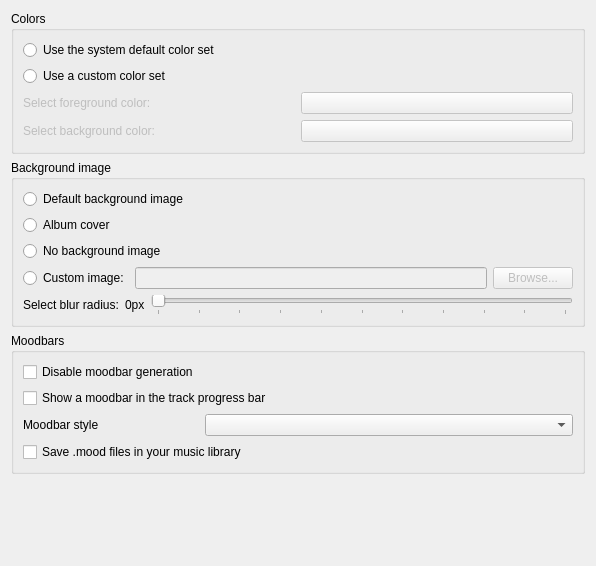
<?xml version="1.0" encoding="UTF-8"?>
<ui version="4.0">
 <class>AppearanceSettingsPage</class>
 <widget class="QWidget" name="AppearanceSettingsPage">
  <property name="geometry">
   <rect>
    <x>0</x>
    <y>0</y>
    <width>596</width>
    <height>566</height>
   </rect>
  </property>
  <property name="windowTitle">
   <string>Appearance</string>
  </property>
  <layout class="QVBoxLayout" name="verticalLayout">
   <item>
    <widget class="QGroupBox" name="groupBox">
     <property name="title">
      <string>Colors</string>
     </property>
     <layout class="QVBoxLayout" name="verticalLayout_3">
      <item>
       <widget class="QRadioButton" name="use_system_color_set">
        <property name="text">
         <string>Use the system default color set</string>
        </property>
       </widget>
      </item>
      <item>
       <widget class="QRadioButton" name="use_a_custom_color_set">
        <property name="text">
         <string>Use a custom color set</string>
        </property>
       </widget>
      </item>
      <item>
       <layout class="QHBoxLayout" name="horizontalLayout">
        <item>
         <widget class="QLabel" name="select_foreground_color_label">
          <property name="enabled">
           <bool>false</bool>
          </property>
          <property name="text">
           <string>Select foreground color:</string>
          </property>
         </widget>
        </item>
        <item>
         <widget class="QPushButton" name="select_foreground_color">
          <property name="enabled">
           <bool>false</bool>
          </property>
          <property name="text">
           <string/>
          </property>
         </widget>
        </item>
       </layout>
      </item>
      <item>
       <layout class="QHBoxLayout" name="horizontalLayout_2">
        <item>
         <widget class="QLabel" name="select_background_color_label">
          <property name="enabled">
           <bool>false</bool>
          </property>
          <property name="text">
           <string>Select background color:</string>
          </property>
         </widget>
        </item>
        <item>
         <widget class="QPushButton" name="select_background_color">
          <property name="enabled">
           <bool>false</bool>
          </property>
          <property name="text">
           <string/>
          </property>
         </widget>
        </item>
       </layout>
      </item>
     </layout>
    </widget>
   </item>
   <item>
    <widget class="QGroupBox" name="groupBox_2">
     <property name="title">
      <string>Background image</string>
     </property>
     <layout class="QVBoxLayout" name="verticalLayout_4">
      <item>
       <layout class="QHBoxLayout" name="horizontalLayout_5">
        <item>
         <widget class="QRadioButton" name="use_default_background">
          <property name="text">
           <string>Default background image</string>
          </property>
         </widget>
        </item>
       </layout>
      </item>
      <item>
       <layout class="QHBoxLayout" name="horizontalLayout_4">
        <item>
         <widget class="QRadioButton" name="use_album_cover_background">
          <property name="toolTip">
           <string>The album cover of the currently playing song</string>
          </property>
          <property name="text">
           <string>Album cover</string>
          </property>
         </widget>
        </item>
       </layout>
      </item>
      <item>
       <layout class="QHBoxLayout" name="horizontalLayout_7">
        <item>
         <widget class="QRadioButton" name="use_no_background">
          <property name="text">
           <string>No background image</string>
          </property>
         </widget>
        </item>
       </layout>
      </item>
      <item>
       <layout class="QHBoxLayout" name="horizontalLayout_3">
        <item>
         <widget class="QRadioButton" name="use_custom_background_image">
          <property name="text">
           <string>Custom image:</string>
          </property>
         </widget>
        </item>
        <item>
         <widget class="QLineEdit" name="background_image_filename">
          <property name="enabled">
           <bool>false</bool>
          </property>
         </widget>
        </item>
        <item>
         <widget class="QPushButton" name="select_background_image_filename_button">
          <property name="enabled">
           <bool>false</bool>
          </property>
          <property name="text">
           <string>Browse...</string>
          </property>
         </widget>
        </item>
       </layout>
      </item>
      <item>
       <layout class="QHBoxLayout" name="horizontalLayout_6">
        <item>
         <widget class="QLabel" name="select_background_blur_label">
          <property name="enabled">
           <bool>true</bool>
          </property>
          <property name="text">
           <string>Select blur radius:</string>
          </property>
         </widget>
        </item>
        <item>
         <widget class="QLabel" name="background_blur_radius_label">
          <property name="enabled">
           <bool>true</bool>
          </property>
          <property name="text">
           <string>0px</string>
          </property>
         </widget>
        </item>
        <item>
         <widget class="QSlider" name="blur_slider">
          <property name="minimum">
           <number>0</number>
          </property>
          <property name="maximum">
           <number>10</number>
          </property>
          <property name="value">
           <number>0</number>
          </property>
          <property name="orientation">
           <enum>Qt::Horizontal</enum>
          </property>
          <property name="tickPosition">
           <enum>QSlider::TicksBelow</enum>
          </property>
          <property name="tickInterval">
           <number>1</number>
          </property>
         </widget>
        </item>
       </layout>
      </item>
     </layout>
    </widget>
   </item>
   <item>
    <widget class="QGroupBox" name="moodbar_group">
     <property name="title">
      <string>Moodbars</string>
     </property>
     <layout class="QFormLayout" name="formLayout">
      <item row="1" column="0" colspan="2">
       <widget class="QCheckBox" name="moodbar_show">
        <property name="text">
         <string>Show a moodbar in the track progress bar</string>
        </property>
       </widget>
      </item>
      <item row="2" column="0">
       <widget class="QLabel" name="label">
        <property name="text">
         <string>Moodbar style</string>
        </property>
       </widget>
      </item>
      <item row="2" column="1">
       <widget class="QComboBox" name="moodbar_style"/>
      </item>
      <item row="3" column="0" colspan="2">
       <widget class="QCheckBox" name="moodbar_save">
        <property name="text">
         <string>Save .mood files in your music library</string>
        </property>
       </widget>
      </item>
      <item row="0" column="0">
       <widget class="QCheckBox" name="moodbar_calculate">
        <property name="text">
         <string>Disable moodbar generation</string>
        </property>
       </widget>
      </item>
     </layout>
    </widget>
   </item>
   <item>
    <spacer name="verticalSpacer">
     <property name="orientation">
      <enum>Qt::Vertical</enum>
     </property>
     <property name="sizeHint" stdset="0">
      <size>
       <width>20</width>
       <height>40</height>
      </size>
     </property>
    </spacer>
   </item>
  </layout>
 </widget>
 <resources/>
 <connections>
  <connection>
   <sender>use_a_custom_color_set</sender>
   <signal>toggled(bool)</signal>
   <receiver>select_background_color</receiver>
   <slot>setEnabled(bool)</slot>
   <hints>
    <hint type="sourcelabel">
     <x>301</x>
     <y>72</y>
    </hint>
    <hint type="destinationlabel">
     <x>440</x>
     <y>139</y>
    </hint>
   </hints>
  </connection>
  <connection>
   <sender>use_a_custom_color_set</sender>
   <signal>toggled(bool)</signal>
   <receiver>select_background_color_label</receiver>
   <slot>setEnabled(bool)</slot>
   <hints>
    <hint type="sourcelabel">
     <x>301</x>
     <y>72</y>
    </hint>
    <hint type="destinationlabel">
     <x>162</x>
     <y>139</y>
    </hint>
   </hints>
  </connection>
  <connection>
   <sender>use_a_custom_color_set</sender>
   <signal>toggled(bool)</signal>
   <receiver>select_foreground_color</receiver>
   <slot>setEnabled(bool)</slot>
   <hints>
    <hint type="sourcelabel">
     <x>301</x>
     <y>72</y>
    </hint>
    <hint type="destinationlabel">
     <x>440</x>
     <y>104</y>
    </hint>
   </hints>
  </connection>
  <connection>
   <sender>use_a_custom_color_set</sender>
   <signal>toggled(bool)</signal>
   <receiver>select_foreground_color_label</receiver>
   <slot>setEnabled(bool)</slot>
   <hints>
    <hint type="sourcelabel">
     <x>301</x>
     <y>72</y>
    </hint>
    <hint type="destinationlabel">
     <x>162</x>
     <y>104</y>
    </hint>
   </hints>
  </connection>
 </connections>
</ui>
